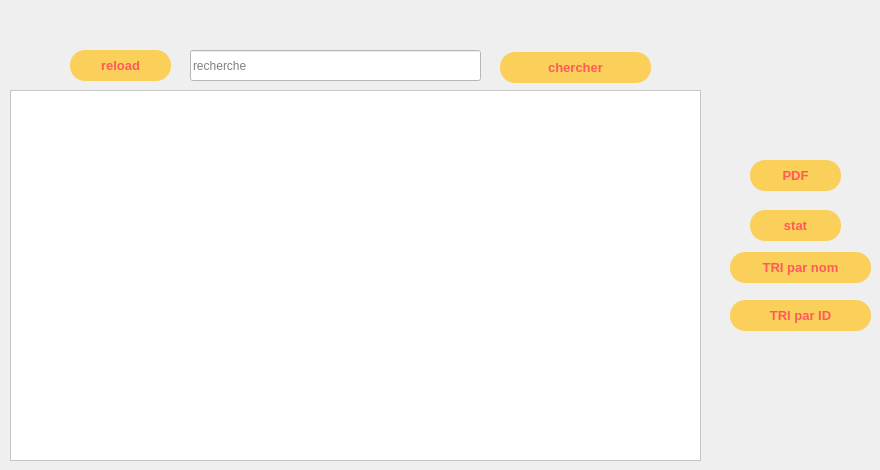
      <widget class="QWidget" name="tab_16">
       <attribute name="title">
        <string>afficher</string>
       </attribute>
       <widget class="QTableView" name="tab_clients">
        <property name="geometry">
         <rect>
          <x>10</x>
          <y>90</y>
          <width>691</width>
          <height>371</height>
         </rect>
        </property>
        <property name="styleSheet">
         <string notr="true">background : white;</string>
        </property>
       </widget>
       <widget class="QPushButton" name="pb_recherche">
        <property name="geometry">
         <rect>
          <x>500</x>
          <y>52</y>
          <width>151</width>
          <height>31</height>
         </rect>
        </property>
        <property name="font">
         <font>
          <pointsize>10</pointsize>
          <weight>75</weight>
          <bold>true</bold>
         </font>
        </property>
        <property name="styleSheet">
         <string notr="true">QPushButton{
border-radius:15px;
	background:#FACF5A;
	color:#FF5959;
	font-weight : bold;
}
QPushButton:hover
{
		background:#FF5959;
		color:#FACF5A;
		font-weight: bold;
}
</string>
        </property>
        <property name="text">
         <string>chercher</string>
        </property>
       </widget>
       <widget class="QPushButton" name="TRI_nom">
        <property name="geometry">
         <rect>
          <x>730</x>
          <y>252</y>
          <width>141</width>
          <height>31</height>
         </rect>
        </property>
        <property name="font">
         <font>
          <pointsize>10</pointsize>
          <weight>75</weight>
          <bold>true</bold>
         </font>
        </property>
        <property name="styleSheet">
         <string notr="true">QPushButton{
border-radius:15px;
	background:#FACF5A;
	color:#FF5959;
	font-weight : bold;
}
QPushButton:hover
{
		background:#FF5959;
		color:#FACF5A;
		font-weight: bold;
}
</string>
        </property>
        <property name="text">
         <string>TRI par nom</string>
        </property>
       </widget>
       <widget class="QPushButton" name="pb_pdf">
        <property name="geometry">
         <rect>
          <x>750</x>
          <y>160</y>
          <width>91</width>
          <height>31</height>
         </rect>
        </property>
        <property name="font">
         <font>
          <pointsize>10</pointsize>
          <weight>75</weight>
          <bold>true</bold>
         </font>
        </property>
        <property name="styleSheet">
         <string notr="true">QPushButton{
border-radius:15px;
	background:#FACF5A;
	color:#FF5959;
	font-weight : bold;
}
QPushButton:hover
{
		background:#FF5959;
		color:#FACF5A;
		font-weight: bold;
}
</string>
        </property>
        <property name="text">
         <string>PDF</string>
        </property>
       </widget>
       <widget class="QLineEdit" name="lineEdit">
        <property name="geometry">
         <rect>
          <x>190</x>
          <y>50</y>
          <width>291</width>
          <height>31</height>
         </rect>
        </property>
        <property name="styleSheet">
         <string notr="true">background : white;</string>
        </property>
        <property name="text">
         <string/>
        </property>
        <property name="placeholderText">
         <string>recherche</string>
        </property>
       </widget>
       <widget class="QPushButton" name="TRI">
        <property name="geometry">
         <rect>
          <x>730</x>
          <y>300</y>
          <width>141</width>
          <height>31</height>
         </rect>
        </property>
        <property name="font">
         <font>
          <pointsize>10</pointsize>
          <weight>75</weight>
          <bold>true</bold>
         </font>
        </property>
        <property name="styleSheet">
         <string notr="true">QPushButton{
border-radius:15px;
	background:#FACF5A;
	color:#FF5959;
	font-weight : bold;
}
QPushButton:hover
{
		background:#FF5959;
		color:#FACF5A;
		font-weight: bold;
}
</string>
        </property>
        <property name="text">
         <string>TRI par ID</string>
        </property>
       </widget>
       <widget class="QPushButton" name="pushButton_9">
        <property name="geometry">
         <rect>
          <x>70</x>
          <y>50</y>
          <width>101</width>
          <height>31</height>
         </rect>
        </property>
        <property name="font">
         <font>
          <pointsize>10</pointsize>
          <weight>75</weight>
          <bold>true</bold>
         </font>
        </property>
        <property name="styleSheet">
         <string notr="true">QPushButton{
border-radius:15px;
	background:#FACF5A;
	color:#FF5959;
	font-weight : bold;
}
QPushButton:hover
{
		background:#FF5959;
		color:#FACF5A;
		font-weight: bold;
}
</string>
        </property>
        <property name="text">
         <string>reload</string>
        </property>
       </widget>
       <widget class="QPushButton" name="pushButton_15">
        <property name="geometry">
         <rect>
          <x>750</x>
          <y>210</y>
          <width>91</width>
          <height>31</height>
         </rect>
        </property>
        <property name="font">
         <font>
          <pointsize>10</pointsize>
          <weight>75</weight>
          <bold>true</bold>
         </font>
        </property>
        <property name="styleSheet">
         <string notr="true">QPushButton{
border-radius:15px;
	background:#FACF5A;
	color:#FF5959;
	font-weight : bold;
}
QPushButton:hover
{
		background:#FF5959;
		color:#FACF5A;
		font-weight: bold;
}
</string>
        </property>
        <property name="text">
         <string>stat</string>
        </property>
       </widget>
      </widget>
